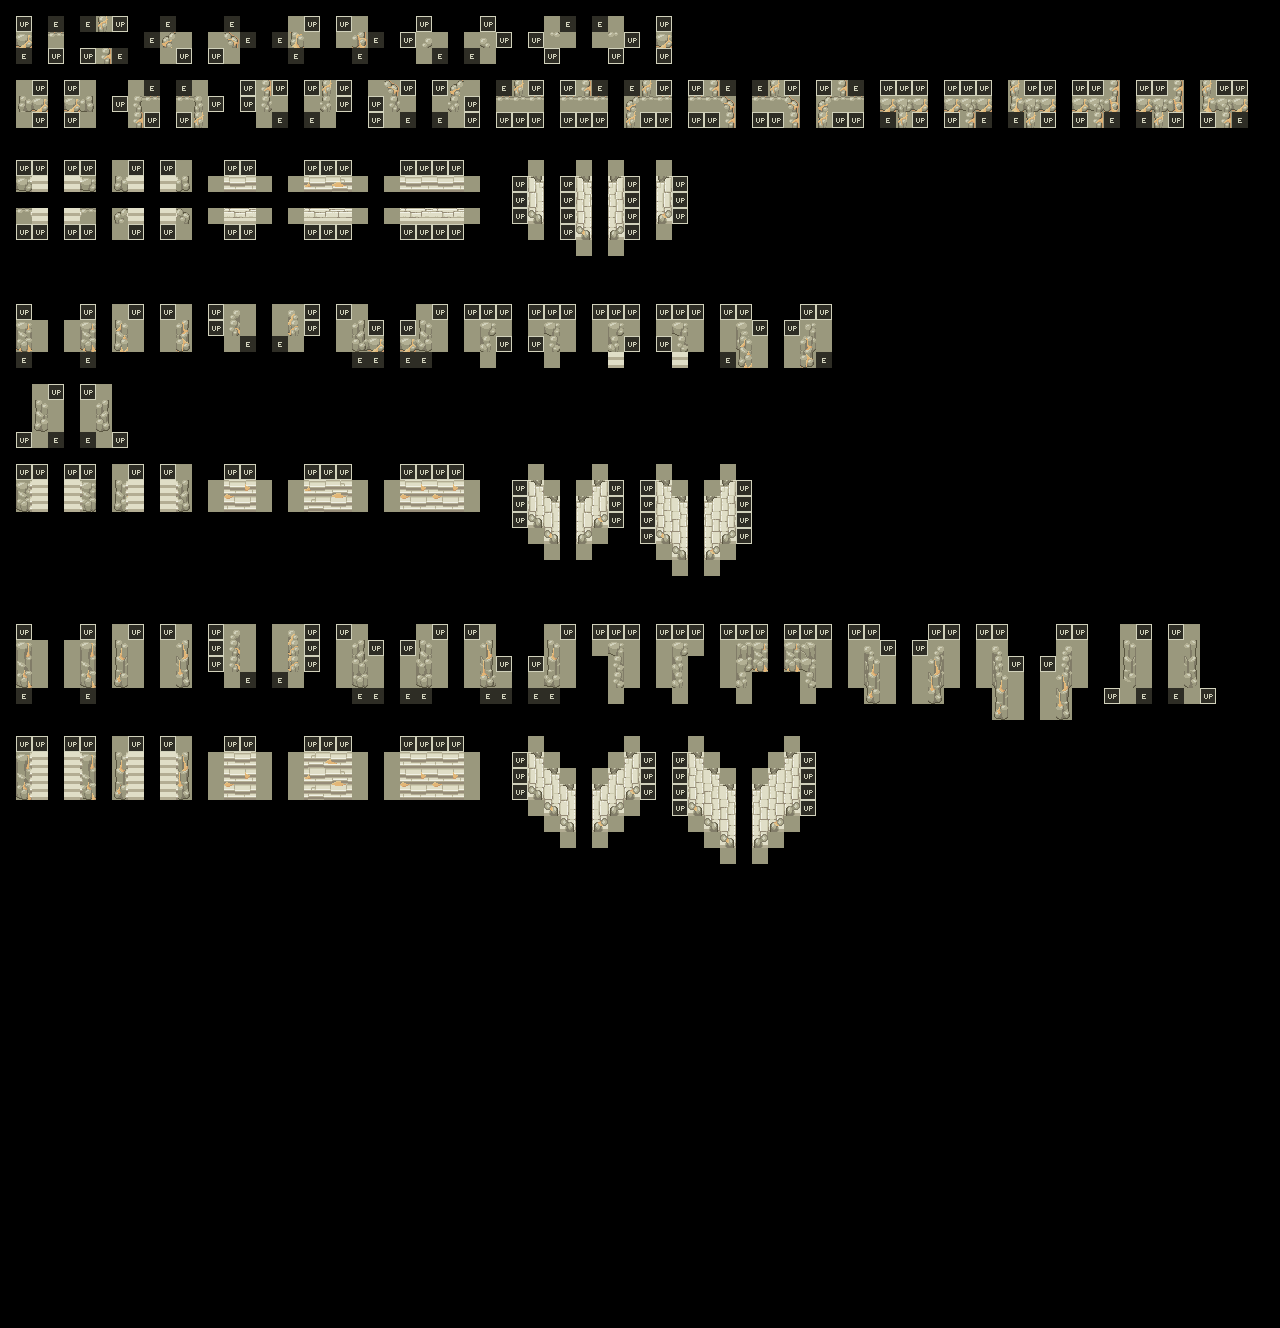

A 2D game scene composited from a Tiled map and its tileset images. What follows is a short description and the map's XML, with each tile layer's data collapsed to a summary:
An orthogonal 80x83 tile map with 16x16 px tiles, 3 tile layers (Regions, input_RockSlopesSand, output_RockSlopesSand_Auto).

<map version="1.10" tiledversion="1.10.1" orientation="orthogonal" renderorder="right-down" width="80" height="83" tilewidth="16" tileheight="16" infinite="0" nextlayerid="4" nextobjectid="1">
 <properties>
  <property name="MatchInOrder" type="bool" value="false" />
  <property name="NoOverlappingOutput" type="bool" value="true" />
 </properties>
 <tileset firstgid="1" source="../../Tilesets/Tileset_RockSlope_Sand.tsx" />
 <layer id="1" name="Regions" width="80" height="83" opacity="0.3">
  <data>[6640 cells, 1000 non-empty, 1 distinct tile ids]</data>
 </layer>
 <layer id="2" name="input_RockSlopesSand" width="80" height="83">
  <data>[6640 cells, 998 non-empty, 4 distinct tile ids]</data>
 </layer>
 <layer id="3" name="output_RockSlopesSand_Auto" width="80" height="83">
  <data>[6640 cells, 378 non-empty, 269 distinct tile ids]</data>
 </layer>
</map>